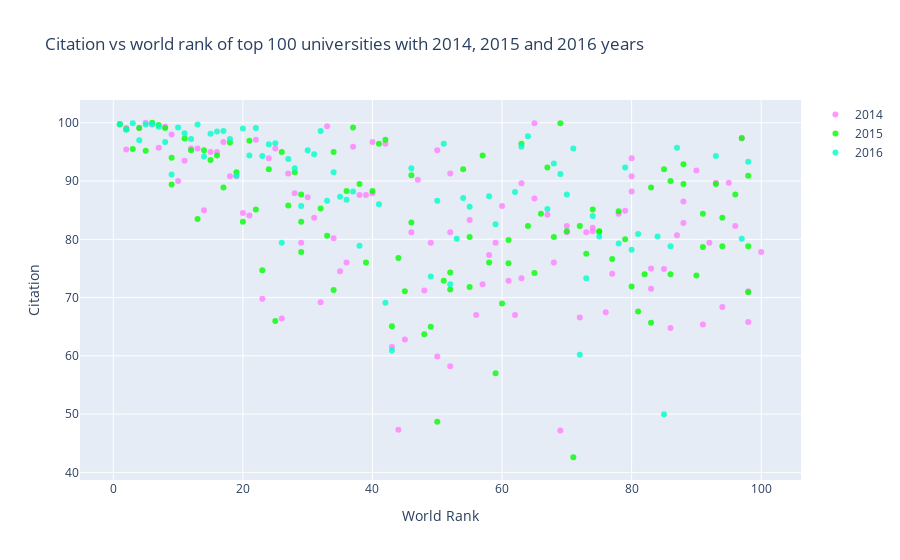

This figure's notebook cell:
### Code cell
df2014=timesData[timesData.year ==2014].iloc[:100,:]
df2015=timesData[timesData.year ==2015].iloc[:100,:]
df2016=timesData[timesData.year ==2016].iloc[:100,:]
trace1=go.Scatter(x=df2014.world_rank,y=df2014.citations,mode="markers",name="2014",marker={'color':'rgba(255,128,255,0.8)'},text=df2014.university_name)
trace2=go.Scatter(x=df2015.world_rank,y=df2015.citations,mode="markers",marker=dict(color="rgba(0,255,0,0.8)"),text=df2015.university_name,name="2015")
trace3=go.Scatter(x=df2016.world_rank,y=df2016.citations,name="2016",mode='markers',marker=dict(color='rgba(0,255,200,0.8)'),text=df2016.university_name)
data=[trace1,trace2,trace3]
layout=dict(title='Citation vs world rank of top 100 universities with 2014, 2015 and 2016 years',xaxis=dict(title='World Rank',ticklen=5,zeroline=False),yaxis=dict(title='Citation',ticklen=5,zeroline=False))
fig=dict(layout=layout,data=data)
iplot(fig)

### Figure 1 — Plotly figure (JSON) as saved in the notebook; plotly's stock layout.template omitted (floating-point values rounded to 4 significant figures)
{"data": [{"marker": {"color": "rgba(255,128,255,0.8)"}, "mode": "markers", "name": "2014", "text": ["California Institute of Technology", "Harvard University", "University of Oxford", "Stanford University", "Massachusetts Institute of Technology", "Princeton University", "University of Cambridge", "University of California, Berkeley", "University of Chicago", "Imperial College London", "Yale University", "University of California, Los Angeles", "Columbia University", "ETH Zurich – Swiss Federal Institute of Technology Zurich", "Johns Hopkins University", "University of Pennsylvania", "Duke University", "University of Michigan", "Cornell University", "University of Toronto", "University College London", "Northwestern University", "University of Tokyo", "Carnegie Mellon University", "University of Washington", "National University of Singapore", "University of Texas at Austin", "Georgia Institute of Technology", "University of Illinois at Urbana-Champaign", "University of Wisconsin-Madison", "University of British Columbia", "London School of Economics and Political Science", "University of California, Santa Barbara", "University of Melbourne", "McGill University", "Karolinska Institute", "École Polytechnique Fédérale de Lausanne", "King’s College London", "University of Edinburgh", "New York University", "University of California, San Diego", "Washington University in St Louis", "University of Hong Kong", "Seoul National University", "Peking University", "University of Minnesota", "University of North Carolina at Chapel Hill", "Australian National University", "Pennsylvania State University", "Boston University", "Tsinghua University", "Brown University", "Kyoto University", "University of California, Davis", "LMU Munich", "Korea Advanced Institute of Science and Technology (KAIST)", "Hong Kong University of Science and Technology", "University of Manchester", "Ohio State University", "Pohang University of Science and Technology", "KU Leuven", "Purdue University", "The University of Queensland", "University of Göttingen", "Rice University", "École Normale Supérieure", "Leiden University", "Heidelberg University", "Delft University of Technology", "University of Southern California", "École Polytechnique", "University of Sydney", "Erasmus University Rotterdam", "University of Basel", "Utrecht University", "Nanyang Technological University", "Wageningen University and Research Center", "University of Pittsburgh", "University of Bristol", "Durham University", "Emory University", "Tufts University", "Michigan State University", "University of Amsterdam", "Ghent University", "Free University of Berlin", "Technical University of Munich", "Case Western Reserve University", "Vanderbilt University", "University of Notre Dame", "Monash University", "McMaster University", "University of California, Irvine", "Humboldt University of Berlin", "University of Rochester", "Pierre and Marie Curie University", "University of Colorado Boulder", "Maastricht University", "University of Groningen", "University of Helsinki"], "type": "scatter", "x": ["1", "2", "2", "4", "5", "6", "7", "8", "9", "10", "11", "12", "13", "14", "15", "16", "17", "18", "19", "20", "21", "22", "23", "24", "25", "26", "27", "28", "29", "30", "31", "32", "33", "34", "35", "36", "37", "38", "39", "40", "40", "42", "43", "44", "45", "46", "47", "48", "49", "50", "50", "52", "52", "52", "55", "56", "57", "58", "59", "60", "61", "62", "63", "63", "65", "65", "67", "68", "69", "70", "70", "72", "73", "74", "74", "76", "77", "78", "79", "80", "80", "80", "83", "83", "85", "86", "87", "88", "88", "90", "91", "92", "93", "94", "95", "96", "97", "98", "98", "100"], "y": [99.8, 99.1, 95.4, 99.1, 100, 99.7, 95.7, 99.3, 98, 90, 93.5, 95.6, 95.6, 85, 95, 95, 96.7, 90.8, 90.8, 84.5, 84.1, 97.1, 69.8, 93.9, 95.6, 66.4, 91.3, 87.9, 79.4, 87.2, 83.7, 69.2, 99.4, 80.2, 74.5, 76, 95.9, 87.6, 87.6, 87.9, 96.7, 96.4, 61.5, 47.3, 62.8, 81.2, 90.2, 71.2, 79.4, 95.3, 59.9, 91.3, 58.2, 81.2, 83.3, 67, 72.3, 77.3, 79.4, 85.7, 72.9, 67, 73.3, 89.6, 99.9, 87, 84.2, 76, 47.2, 81.2, 82.3, 66.6, 81.2, 81.4, 82, 67.5, 74.1, 84.4, 84.9, 88.2, 90.8, 93.9, 71.5, 75, 74.9, 64.8, 80.7, 82.8, 86.5, 91.8, 65.4, 79.4, 89.7, 68.4, 89.7, 82.3, 97.3, 65.8, 71.1, 77.8]}, {"marker": {"color": "rgba(0,255,0,0.8)"}, "mode": "markers", "name": "2015", "text": ["California Institute of Technology", "Harvard University", "University of Oxford", "Stanford University", "University of Cambridge", "Massachusetts Institute of Technology", "Princeton University", "University of California, Berkeley", "Imperial College London", "Yale University", "University of Chicago", "University of California, Los Angeles", "ETH Zurich – Swiss Federal Institute of Technology Zurich", "Columbia University", "Johns Hopkins University", "University of Pennsylvania", "University of Michigan", "Duke University", "Cornell University", "University of Toronto", "Northwestern University", "University College London", "University of Tokyo", "Carnegie Mellon University", "National University of Singapore", "University of Washington", "Georgia Institute of Technology", "University of Texas at Austin", "LMU Munich", "University of Illinois at Urbana-Champaign", "University of Wisconsin-Madison", "University of British Columbia", "University of Melbourne", "London School of Economics and Political Science", "École Polytechnique Fédérale de Lausanne", "University of Edinburgh", "University of California, Santa Barbara", "New York University", "McGill University", "King’s College London", "University of California, San Diego", "Washington University in St Louis", "University of Hong Kong", "Karolinska Institute", "Australian National University", "University of Minnesota", "University of North Carolina at Chapel Hill", "Peking University", "Tsinghua University", "Seoul National University", "Hong Kong University of Science and Technology", "Korea Advanced Institute of Science and Technology (KAIST)", "University of Manchester", "Brown University", "KU Leuven", "University of California, Davis", "Boston University", "Pennsylvania State University", "Kyoto University", "University of Sydney", "Nanyang Technological University", "École Polytechnique", "Scuola Normale Superiore di Pisa", "Leiden University", "The University of Queensland", "Pohang University of Science and Technology", "University of Göttingen", "Ohio State University", "Rice University", "Heidelberg University", "Delft University of Technology", "Erasmus University Rotterdam", "Wageningen University and Research Center", "University of Bristol", "University of Basel", "University of Southern California", "University of Amsterdam", "École Normale Supérieure", "Utrecht University", "Humboldt University of Berlin", "Free University of Berlin", "Michigan State University", "Durham University", "Monash University", "Middle East Technical University", "University of Arizona", "University of Notre Dame", "Tufts University", "University of California, Irvine", "Ghent University", "University of Massachusetts", "University of Pittsburgh", "Emory University", "McMaster University", "University of Glasgow", "Vanderbilt University", "University of Colorado Boulder", "Stockholm University", "Technical University of Munich", "Uppsala University"], "type": "scatter", "x": ["1", "2", "3", "4", "5", "6", "7", "8", "9", "9", "11", "12", "13", "14", "15", "16", "17", "18", "19", "20", "21", "22", "23", "24", "25", "26", "27", "28", "29", "29", "29", "32", "33", "34", "34", "36", "37", "38", "39", "40", "41", "42", "43", "44", "45", "46", "46", "48", "49", "50", "51", "52", "52", "54", "55", "55", "57", "58", "59", "60", "61", "61", "63", "64", "65", "66", "67", "68", "69", "70", "71", "72", "73", "74", "75", "75", "77", "78", "79", "80", "81", "82", "83", "83", "85", "86", "86", "88", "88", "90", "91", "91", "93", "94", "94", "96", "97", "98", "98", "98"], "y": [99.7, 98.9, 95.5, 99.1, 95.2, 100, 99.6, 99.1, 89.4, 94, 97.3, 95.3, 83.5, 95.3, 93.6, 94.4, 88.9, 96.6, 91.5, 83, 96.9, 85.1, 74.7, 92, 66, 95, 85.8, 91.5, 83, 77.8, 87.7, 85.3, 80.6, 71.3, 95, 88.3, 99.2, 89.5, 76, 88.3, 96.4, 97.1, 65.1, 76.8, 71.1, 82.9, 91, 63.7, 65, 48.7, 72.9, 71.4, 74.3, 92, 71.8, 80.4, 94.4, 76, 57, 69, 75.9, 79.9, 96.4, 82.3, 74.2, 84.4, 92.3, 80.4, 99.9, 81.4, 42.6, 82.3, 77.5, 85.1, 81.4, 81.3, 76.6, 84.8, 80, 71.9, 67.6, 74, 88.9, 65.7, 92, 74, 90, 92.9, 89.5, 73.8, 78.7, 84.4, 89.5, 78.8, 83.7, 87.7, 97.4, 90.9, 78.8, 70.9]}, {"marker": {"color": "rgba(0,255,200,0.8)"}, "mode": "markers", "name": "2016", "text": ["California Institute of Technology", "University of Oxford", "Stanford University", "University of Cambridge", "Massachusetts Institute of Technology", "Harvard University", "Princeton University", "Imperial College London", "ETH Zurich – Swiss Federal Institute of Technology Zurich", "University of Chicago", "Johns Hopkins University", "Yale University", "University of California, Berkeley", "University College London", "Columbia University", "University of California, Los Angeles", "University of Pennsylvania", "Cornell University", "University of Toronto", "Duke University", "University of Michigan", "Carnegie Mellon University", "London School of Economics and Political Science", "University of Edinburgh", "Northwestern University", "National University of Singapore", "King’s College London", "Karolinska Institute", "LMU Munich", "New York University", "École Polytechnique Fédérale de Lausanne", "University of Washington", "University of Melbourne", "University of British Columbia", "KU Leuven", "University of Illinois at Urbana-Champaign", "Heidelberg University", "McGill University", "University of California, San Diego", "University of California, Santa Barbara", "Georgia Institute of Technology", "Peking University", "University of Tokyo", "University of California, Davis", "University of Hong Kong", "University of Texas at Austin", "Tsinghua University", "Wageningen University and Research Center", "Humboldt University of Berlin", "University of Wisconsin-Madison", "Brown University", "Australian National University", "Technical University of Munich", "École Normale Supérieure", "Nanyang Technological University", "University of Manchester", "University of Sydney", "University of Amsterdam", "Hong Kong University of Science and Technology", "The University of Queensland", "Washington University in St Louis", "Utrecht University", "University of North Carolina at Chapel Hill", "Boston University", "Delft University of Technology", "University of Minnesota", "Leiden University", "University of Southern California", "University of Bristol", "Durham University", "Erasmus University Rotterdam", "Free University of Berlin", "Monash University", "University of Groningen", "Pennsylvania State University", "University of Glasgow", "University of Helsinki", "University of Tübingen", "University of Pittsburgh", "University of Warwick", "Uppsala University", "University of Copenhagen", "University of New South Wales", "University of Freiburg", "Seoul National University", "University of St Andrews", "Vanderbilt University", "Kyoto University", "Maastricht University", "Emory University", "Lund University", "Ohio State University", "University of Exeter", "University of Bonn", "Georgetown University", "McMaster University", "University of Sheffield", "Queen Mary University of London", "University of Göttingen", "Michigan State University"], "type": "scatter", "x": ["1", "2", "3", "4", "5", "6", "7", "8", "9", "10", "11", "12", "13", "14", "15", "16", "17", "18", "19", "20", "21", "22", "23", "24", "25", "26", "27", "28", "29", "30", "31", "32", "33", "34", "35", "36", "37", "38", "=39", "=39", "41", "42", "43", "=44", "=44", "46", "=47", "=47", "49", "50", "51", "52", "53", "54", "55", "=56", "=56", "58", "59", "=60", "=60", "62", "63", "64", "=65", "=65", "67", "68", "69", "70", "71", "72", "73", "74", "75", "=76", "=76", "78", "79", "80", "81", "=82", "=82", "84", "85", "86", "87", "=88", "=88", "=90", "=90", "=90", "93", "=94", "=94", "=94", "97", "98", "=99", "=99"], "y": [99.8, 98.8, 99.9, 97, 99.7, 99.8, 99.3, 96.7, 91.1, 99.2, 98.2, 97.2, 99.7, 94.2, 98.1, 98.5, 98.6, 97.2, 90.9, 99, 94.4, 99.1, 94.3, 96.3, 96.5, 79.4, 93.8, 92.2, 85.7, 95.3, 94.6, 98.6, 86.6, 91.5, 87.3, 86.8, 88.2, 78.9, 98.7, 99.2, 86, 69.1, 60.9, 84.3, 70.1, 92.2, 58.8, 87.8, 73.6, 86.6, 96.4, 72.3, 80.1, 87.1, 85.6, 77.3, 77.5, 87.4, 82.6, 82.4, 99.2, 88.1, 95.9, 97.7, 61.5, 88, 85.2, 93, 91.2, 87.7, 95.6, 60.2, 73.3, 84, 80.5, 92.3, 82.1, 79.3, 92.3, 78.2, 80.9, 86.2, 82.1, 80.5, 50, 78.8, 95.7, 46.6, 82.7, 96.7, 81.3, 83.2, 94.3, 85.3, 82.5, 84.9, 80.1, 93.3, 72.7, 76.8]}], "layout": {"title": {"text": "Citation vs world rank of top 100 universities with 2014, 2015 and 2016 years"}, "xaxis": {"ticklen": 5, "title": {"text": "World Rank"}, "zeroline": false}, "yaxis": {"ticklen": 5, "title": {"text": "Citation"}, "zeroline": false}}}
